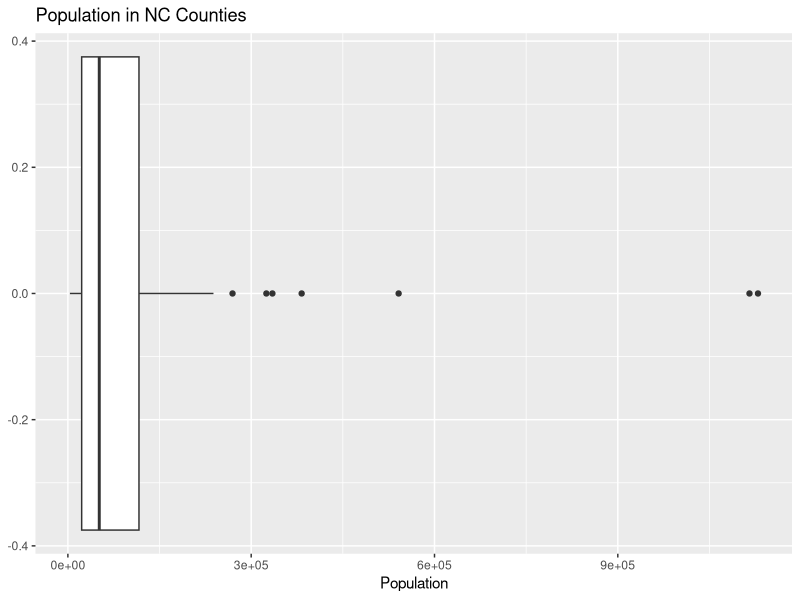
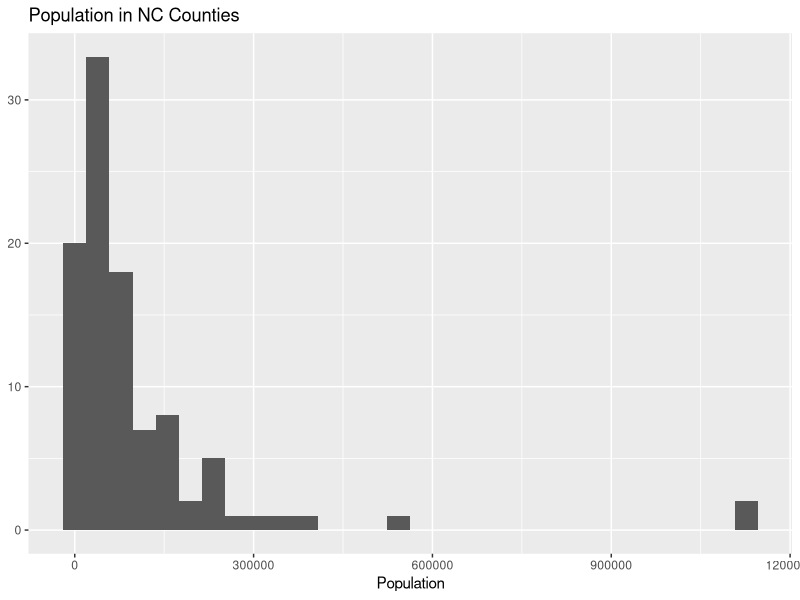
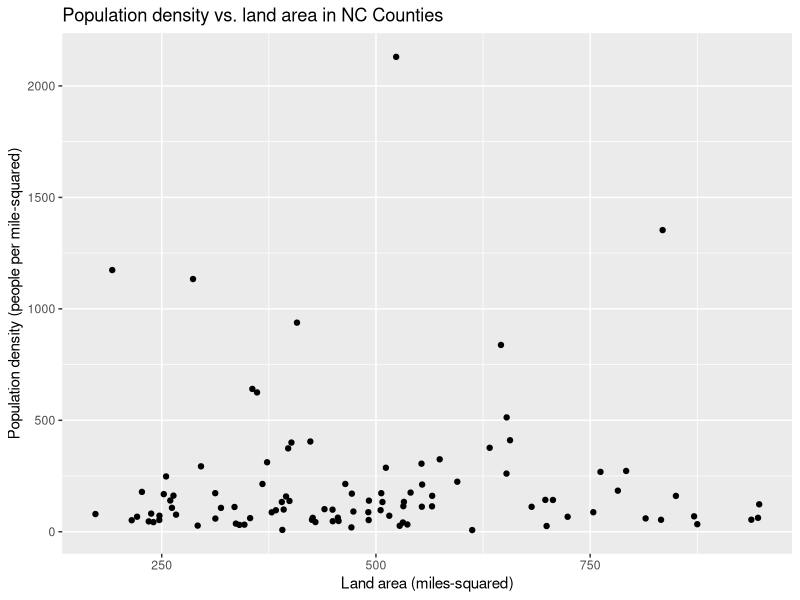
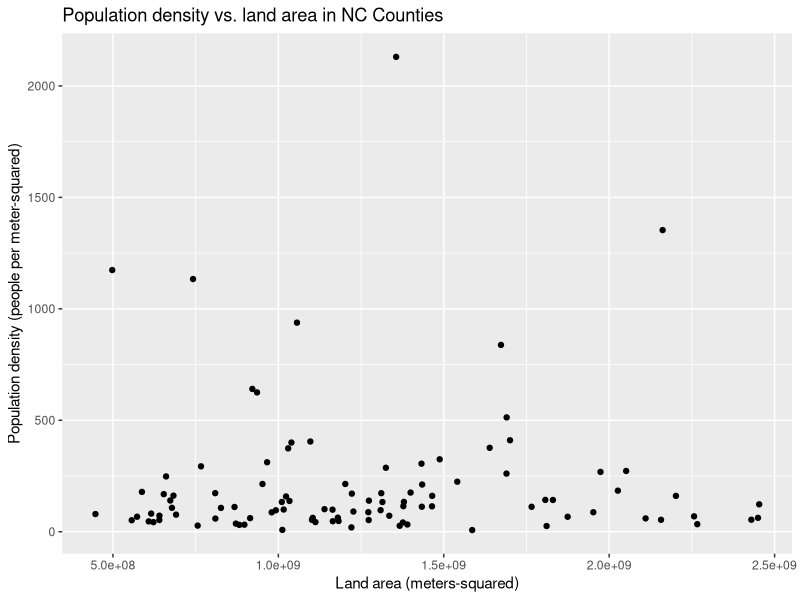

Reproduce these figures in R, in order.
## ---- chunk 1
#| eval: true
#| message: false
library(tidyverse)
## ---- chunk 2
#| include: false
nc_county <- read_csv(here::here("lab", "data/nc-county.csv"))
## ---- chunk 3
#| include: false
ggplot(nc_county, aes(x = population)) +
  geom_boxplot() +
  labs(
    title = "Population in NC Counties",
    x = "Population",
    y = NULL
  )

ggplot(nc_county, aes(x = population)) +
  geom_histogram() +
  labs(
    title = "Population in NC Counties",
    x = "Population",
    y = NULL
  )

nc_county |>
  filter(population > 250000) |>
  select(county, population) |>
  arrange(desc(population))
## ---- chunk 4
#| include: false
ggplot(nc_county, aes(x = land_area_mi2, y = density)) +
  geom_point() +
  labs(
    title = "Population density vs. land area in NC Counties",
    x = "Land area (miles-squared)",
    y = "Population density (people per mile-squared)"
  )
## ---- chunk 5
#| include: false
ggplot(nc_county, aes(x = land_area_m2, y = density)) +
  geom_point() +
  labs(
    title = "Population density vs. land area in NC Counties",
    x = "Land area (meters-squared)",
    y = "Population density (people per meter-squared)"
  )
